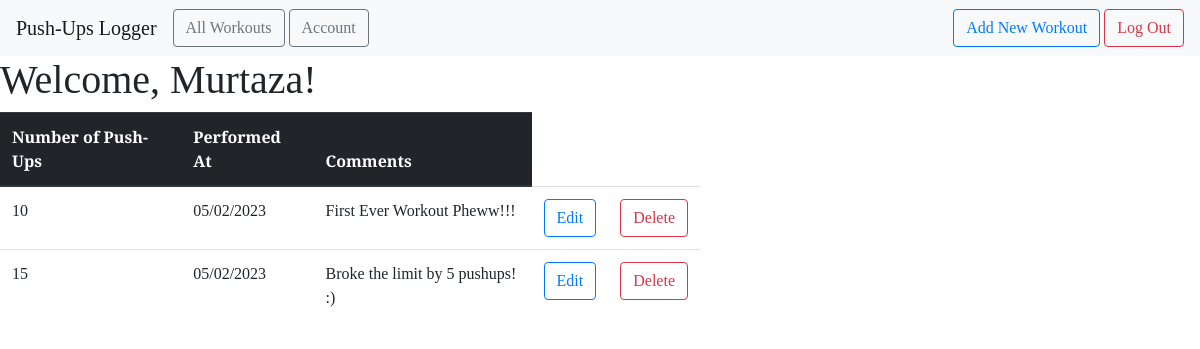
The page /all (signed in) on the database its author committed.
### PUSHUPS_LOGGER/model/user.py (models this page shows, shortened)
class User(sql_db.Model, UserMixin):
    user_id = sql_db.Column(sql_db.Integer, primary_key=True)
    email = sql_db.Column(sql_db.String(100), unique=True)
    name = sql_db.Column(sql_db.String(100))
    password = sql_db.Column(sql_db.String(100))
    workouts = sql_db.relationship('Workout', backref='author', lazy=True)

### PUSHUPS_LOGGER/model/workout.py (models this page shows, shortened)
class Workout(sql_db.Model):
    workout_id = sql_db.Column(sql_db.Integer, primary_key=True)
    pushups_count = sql_db.Column(sql_db.Integer, nullable=False)
    comments = sql_db.Column(sql_db.Text, nullable=False)
    created_date = sql_db.Column(sql_db.Date, default=datetime.now, nullable=False)
    user_id = sql_db.Column(sql_db.Integer, sql_db.ForeignKey('user.user_id'), nullable=False)

### PUSHUPS_LOGGER/workout.py (the view)
@workout.route("/all")
@login_required
def all_workouts():
    user = User.query.get_or_404(current_user.user_id)
    print(user.workouts)
    return render_template("all_workouts.html", workouts=user.workouts)

### PUSHUPS_LOGGER/__init__.py (called while the page is built)
def create_app():
    app = Flask(__name__)
    app.config['SECRET_KEY'] = 'secret-key-goes-here'
    app.config['SQLALCHEMY_DATABASE_URI'] = 'sqlite:///sql_db.sqlite'
    sql_db.init_app(app)
    login_manager = LoginManager()
    login_manager.login_view = 'auth.signin'
    login_manager.init_app(app)
    from .model import User
    @login_manager.user_loader
    def load_user(user_id):
        return User.query.get(int(user_id))
    from .main import main as main_blueprint
    app.register_blueprint(main_blueprint)
    from .auth import auth as auth_blueprint
    app.register_blueprint(auth_blueprint)
    from .workout import workout as workout_blueprint
    app.register_blueprint(workout_blueprint)
    return app

### PUSHUPS_LOGGER/templates/all_workouts.html
{% extends "base.html" %} {% block head %} {{ super() }}
<link rel="stylesheet" href="{{ url_for('static', filename= 'extended_beauty.css') }}" />
{% endblock %} {% block content %}
<h1>
    Welcome, {{ current_user.name }}!
</h1>
<div>
    <table class="table table-hover" style="width: 700px;">
        <thead class="thead-dark">
            <tr>
                <th scope="col">Number of Push-Ups</th>
                <th scope="col">Performed At</th>
                <th scope="col">Comments</th>
            </tr>
        </thead>
        <tbody>
            {% for workout in workouts %}
            <tr>
                <td>{{ workout.pushups_count }}</td>
                <td>{{ workout.created_date.strftime('%m/%d/%Y') }}</td>
                <td>{{ workout.comments }}</td>
                <td>
                    <a href="{{ url_for('workout.update_workout', workout_id=workout.workout_id) }}"
                        class="btn btn-outline-primary" role="button">
                        Edit
                    </a>
                </td>
                <td>
                    <a href="{{ url_for('workout.delete_workout', workout_id=workout.workout_id) }}"
                        class="btn btn-outline-danger" role="button">
                        Delete
                    </a>
                </td>
            </tr>
            {% endfor %}
        </tbody>
    </table>
</div>
{% endblock %}

### PUSHUPS_LOGGER/static/css/beauty.css (style rules this page uses)
* { font-family: "Arvo", serif; }

### PUSHUPS_LOGGER/static/css/extended_beauty.css (style rules this page uses)
h1, h2, h4, p { font-family: "Arvo", serif; }

### rows shown on the page
User: name "Murtaza"
Workout: pushups_count "10", created_date "05/02/2023", comments "First Ever Workout Pheww!!!"
Workout: pushups_count "15", created_date "05/02/2023", comments "Broke the limit by 5 pushups! :)"
